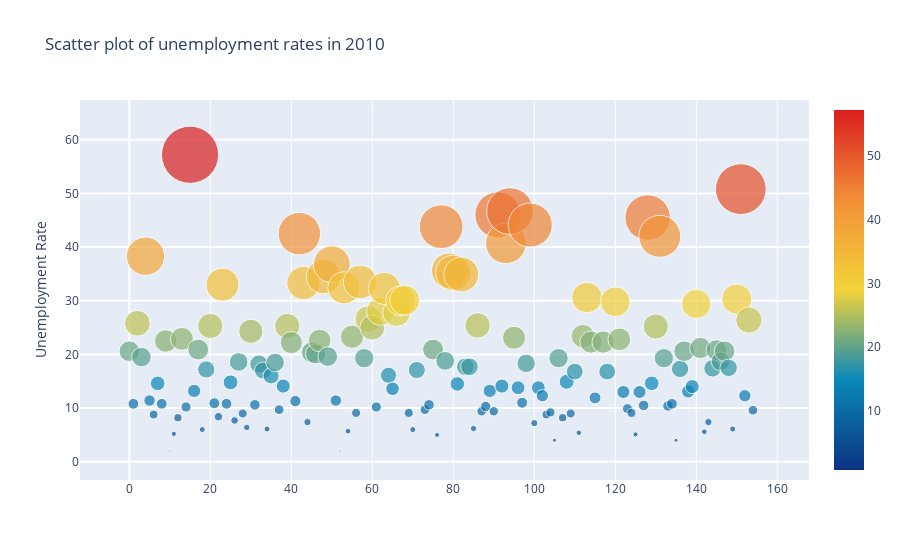
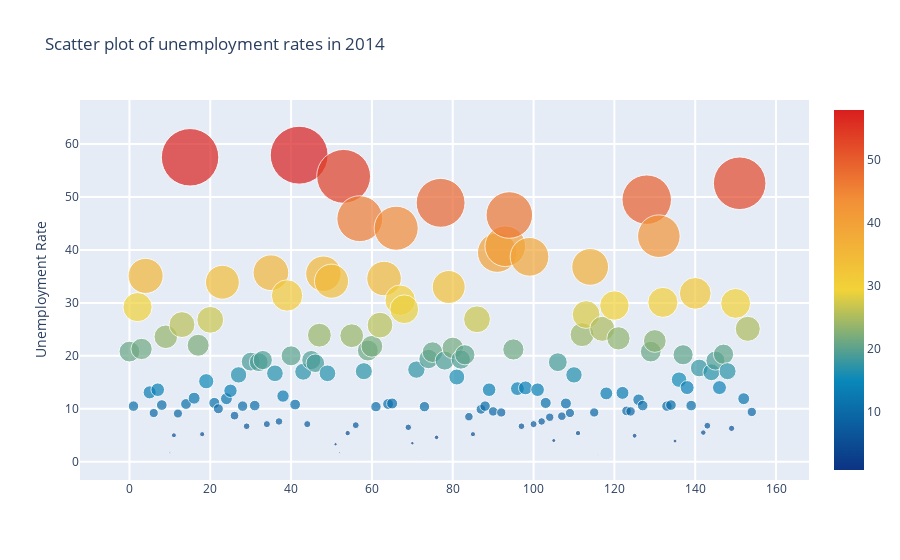

These figures' notebook cell, in order:
### Markdown cell above
## SCATTER PLOTS OF UNEMPLOYMENT RATES

Let's now delve deeper into the data by taking a closer look at each individual country and its unemployment rate from the year 2010 to the year 2014. I am going to try to achieve this by using a scatter plot of the rates, plotting the visuals such that the higher the unemployment in a country the larger the scatter bubble. Hopefully this portrays the data more intuitively so let's see how it looks

### Code cell
# Scatter plot of 2010 unemployment rates
trace = go.Scatter(
    y = country_clean['2010'].values,
    mode='markers',
    marker=dict(
        size= country_clean['2010'].values,
        #color = np.random.randn(500), #set color equal to a variable
        color = country_clean['2010'].values,
        colorscale='Portland',
        showscale=True
    ),
    text = country_clean['Country Name'].values
)
data = [trace]

layout= go.Layout(
    autosize= True,
    title= 'Scatter plot of unemployment rates in 2010',
    hovermode= 'closest',
#     xaxis= dict(
#         title= 'Pop',
#         ticklen= 5,
#         zeroline= False,
#         gridwidth= 2,
#     ),
    yaxis=dict(
        title= 'Unemployment Rate',
        ticklen= 5,
        gridwidth= 2,
    ),
    showlegend= False
)
fig = go.Figure(data=data, layout=layout)
py.iplot(fig,filename='scatter2010')

# Scatter plot of 2014 unemployment rates
trace1 = go.Scatter(
    y = country_clean['2014'].values,
    mode='markers',
    marker=dict(
        size=country_clean['2014'].values,
        #color = np.random.randn(500), #set color equal to a variable
        color = country_clean['2014'].values,
        colorscale='Portland',
        showscale=True
    ),
    text = country_clean['Country Name']
)
data = [trace1]

layout= go.Layout(
    title= 'Scatter plot of unemployment rates in 2014',
    hovermode= 'closest',
    xaxis= dict(
        ticklen= 5,
        zeroline= False,
        gridwidth= 2,
    ),
    yaxis=dict(
        title= 'Unemployment Rate',
        ticklen= 5,
        gridwidth= 2,
    ),
    showlegend= False
)

fig = go.Figure(data=data, layout=layout)
py.iplot(fig,filename='scatter2014')

### Figure 1 — Plotly figure (JSON) as saved in the notebook; plotly's stock layout.template omitted (floating-point values rounded to 4 significant figures; data arrays with more than 128 entries replaced by an {"elided": "..."} marker saying what was removed)
{"data": [{"marker": {"color": {"elided": "155 float values"}, "colorscale": [[0, "rgb(12,51,131)"], [0.25, "rgb(10,136,186)"], [0.5, "rgb(242,211,56)"], [0.75, "rgb(242,143,56)"], [1, "rgb(217,30,30)"]], "showscale": true, "size": {"elided": "155 float values"}}, "mode": "markers", "text": {"elided": "155 str values"}, "type": "scatter", "y": {"elided": "155 float values"}}], "layout": {"autosize": true, "hovermode": "closest", "showlegend": false, "title": {"text": "Scatter plot of unemployment rates in 2010"}, "yaxis": {"gridwidth": 2, "ticklen": 5, "title": {"text": "Unemployment Rate"}}}}

### Figure 2 — Plotly figure (JSON) as saved in the notebook; plotly's stock layout.template omitted (floating-point values rounded to 4 significant figures; data arrays with more than 128 entries replaced by an {"elided": "..."} marker saying what was removed)
{"data": [{"marker": {"color": {"elided": "155 float values"}, "colorscale": [[0, "rgb(12,51,131)"], [0.25, "rgb(10,136,186)"], [0.5, "rgb(242,211,56)"], [0.75, "rgb(242,143,56)"], [1, "rgb(217,30,30)"]], "showscale": true, "size": {"elided": "155 float values"}}, "mode": "markers", "text": {"elided": "155 str values"}, "type": "scatter", "y": {"elided": "155 float values"}}], "layout": {"hovermode": "closest", "showlegend": false, "title": {"text": "Scatter plot of unemployment rates in 2014"}, "xaxis": {"gridwidth": 2, "ticklen": 5, "zeroline": false}, "yaxis": {"gridwidth": 2, "ticklen": 5, "title": {"text": "Unemployment Rate"}}}}
